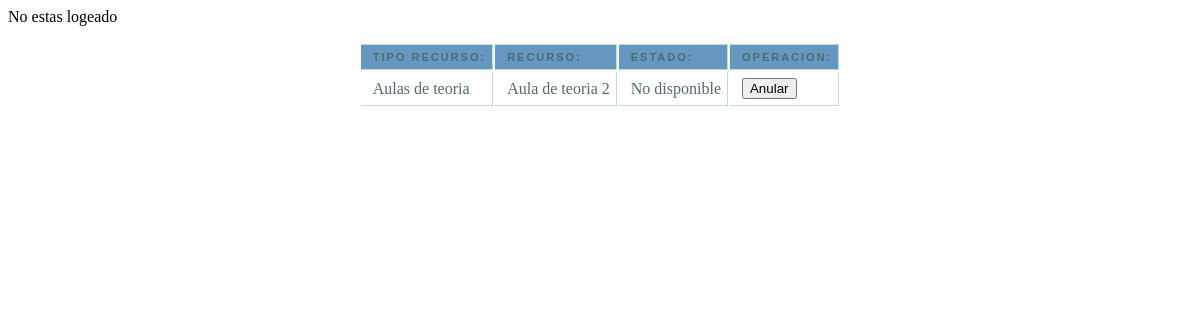
The app's page /pagina_reserva.php?idresource=2 with its own data.
### tables this page shows
CREATE TABLE IF NOT EXISTS `resources` (
  `idResource` int(255) NOT NULL,
  `nomR` varchar(50) NOT NULL,
  `idEstado` int(11) NOT NULL,
  `idRType` int(11) NOT NULL
);

CREATE TABLE IF NOT EXISTS `resourcestype` (
  `idRType` int(255) NOT NULL,
  `tipo` varchar(20) NOT NULL
);

CREATE TABLE IF NOT EXISTS `estadoinfo` (
  `idEstado` int(255) NOT NULL,
  `nomEstado` varchar(20) NOT NULL
);

### pagina_reserva.php (the view, shortened to what this page needs)
<link rel="stylesheet" href="css/tablareservas.css">
<!DOCTYPE html>
<html>
	<head>
	</head>
	<body>
		<?php
			if(!empty($_SESSION['usuario'])) {
				$user=$_SESSION['idUser'];
			} elseif(!empty($_SESSION['admin'])) {
				$user=$_SESSION['idUser'];
			} else {
				?>
				<p>No estas logeado</p>
				<?php
			}
				if(isset($_SESSION['resRecurso'])){
					$hoy = date("Y-m-d H:i:s");
					$conn=mysqli_connect('localhost','root','','bd_intranet');
					$sql="UPDATE resources SET idEstado = 2 WHERE resources.idResource = $_SESSION[resRecurso]";
					$sql_i="INSERT INTO registers (idRegister, data_ini, data_fin, idResource, idUser) VALUES (NULL, '$hoy', NULL, '$_SESSION[resRecurso]', '$user')";
					echo $sql_i;
					$datos=mysqli_query($conn,$sql);
					$datos2=mysqli_query($conn,$sql_i);
					unset($_SESSION['resRecurso']);
					echo '<script language="javascript">
						document.location=("paginausuario_reservar.php");
						alert("Tu reserva se ha confirmado");
						</script>';
				}else{
		?>
			<form name="confirmacion_reservas" action="paginausuario_reservar2.php" method="GET">
				<center><table class="mytable">
					<tr>
						<th>Tipo Recurso:</th>
					    <th>Recurso:</th>
					    <th>Estado:</th>
					    <th>Operacion:</th>
					</tr>
					<?php
						if (!isset($_REQUEST['idresource'])){
							echo "<td>Por favor, vuelve atras, ha sucedido un error.</td>";
							echo "<td>Por favor, vuelve atras, ha sucedido un error.</td>";
							echo "<td>Por favor, vuelve atras, ha sucedido un error.</td>";
							echo "<td>Por favor, vuelve atras, ha sucedido un error.</td>";
							echo "</tr></table><br><br>";
							echo "<a href=paginausuario_reservar.php>Volver</a>";
						}else{
							$id = $_REQUEST['idresource'];
							$conn=mysqli_connect('localhost','root','','bd_intranet');
							$sql="SELECT resources.*, resourcestype.*, estadoinfo.* FROM ((resourcestype INNER JOIN resources ON resourcestype.idRType=resources.idRType) INNER JOIN estadoinfo ON resources.idEstado=estadoinfo.idEstado) WHERE resources.idResource=".$id;
							$datos=mysqli_query($conn,$sql);
							while($valor=mysqli_fetch_array($datos)){
							    echo "<tr>";
								    echo "<td>".$valor['tipo']."</td>";
								    echo "<td>".$valor['nomR']."</td>";
								    echo "<td>".$valor['nomEstado']."</td>";
								if ($valor['nomEstado']=="Disponible"){
									$_SESSION['resRecurso']=$valor['idResource'];
							    	echo "<td><input type='submit' value='Reservar' name='reservar'></td>";
							    } else {
							    	echo "<td><input type='submit' value='Anular' name='anular'></td>";
						    	}
						    echo "</tr>";
							}
						}
					?>
				</table>
			</form>
		<?php
			}
		?>
	</body>
</html>

### css/tablareservas.css (style rules this page uses)
th { font: bold 11px "Trebuchet MS", Verdana, Arial, Helvetica, sans-serif; color: #4f6b72; border-right: 1px solid #C1DAD7; border-bottom: 1px solid #C1DAD7; border-top: 1px solid #C1DAD7; letter-spacing: 2px; text-transform: uppercase; text-align: left; padding: 6px 6px 6px 12px; background: #6498C1 url(images/bg_header.jpg) no-repeat; }
td { border-right: 1px solid #C1DAD7; border-bottom: 1px solid #C1DAD7; background: #fff; padding: 6px 6px 6px 12px; color: #4f6b72; }

### records on screen
resources: idRType.tipo "Aulas de teoria", nomR "Aula de teoria 2", idEstado.nomEstado "No disponible"
